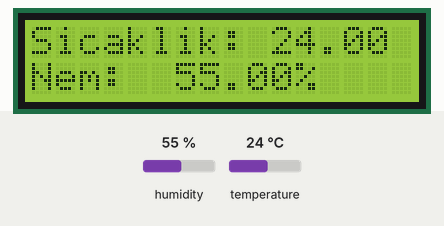
Bench run of a sketch on a simulated Arduino Uno, built with avr-gcc and run on an emulated ATmega328P. Shown: 16×2 character LCD. The test bench sets the inputs (shaded band); at power-on: humidity 55 %, temperature 24 °C.

Above: at 1.2 s.
1.3 s: humidity set to 22 %
At 3.3 s:
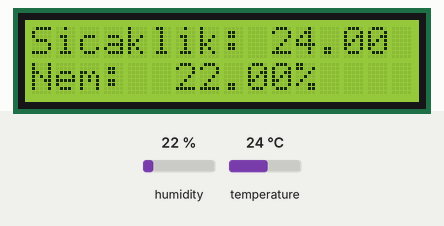
4.0 s: temperature set to 12 °C
At 5.0 s:
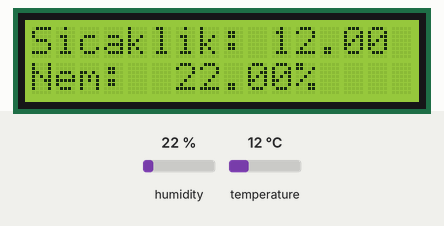
6.7 s: humidity set to 40 %
At 9.4 s:
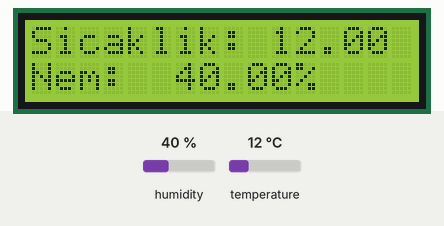
9.7 s: temperature set to 19 °C
At 11.3 s:
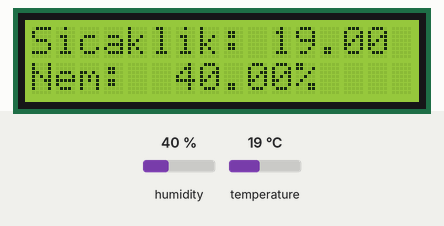
Timing chart, 0 to 12.8 s (numbered marks = the images above; inputs shaded):
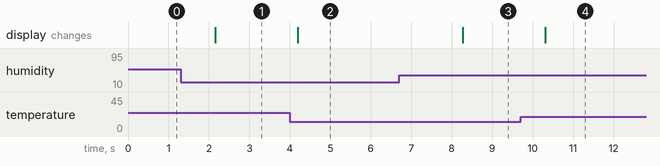

The sketch:

I2Cmain.ino
```cpp
#include <LiquidCrystal_I2C.h>
#include <dht.h>

dht DHT;

#define DHT11_PIN 2

LiquidCrystal_I2C lcd(0x27, 16, 2);

void setup() {
    pinMode(DHT11_PIN, INPUT);
  lcd.begin(16, 2);
  lcd.setCursor(0, 0);
  lcd.print("Sicaklik: ");
  lcd.setCursor(0, 1);
  lcd.print("Nem: ");
}

void displayTemperature(float temperature) {
  lcd.setCursor(10, 0);
  lcd.print(temperature);
  lcd.print(" C");
}

void displayHumidity(float humidity) {
  lcd.setCursor(6, 1);
  lcd.print(humidity);
  lcd.print("%");
}

void loop() {
  int readData = DHT.read11(DHT11_PIN);

  if (readData == DHTLIB_OK) {
    float temperature = DHT.temperature;
    float humidity = DHT.humidity;

    displayTemperature(temperature);
    displayHumidity(humidity);
  }

  delay(2000);
}
```

Measured:
- after the input at 1.3 s, the display: changes after 0.85 s (image 1)
- after the input at 4.0 s, the display: changes after 0.19 s (image 2)
- after the input at 6.7 s, the display: changes after 1.6 s (image 3)
- after the input at 9.7 s, the display: changes after 0.60 s (image 4)
